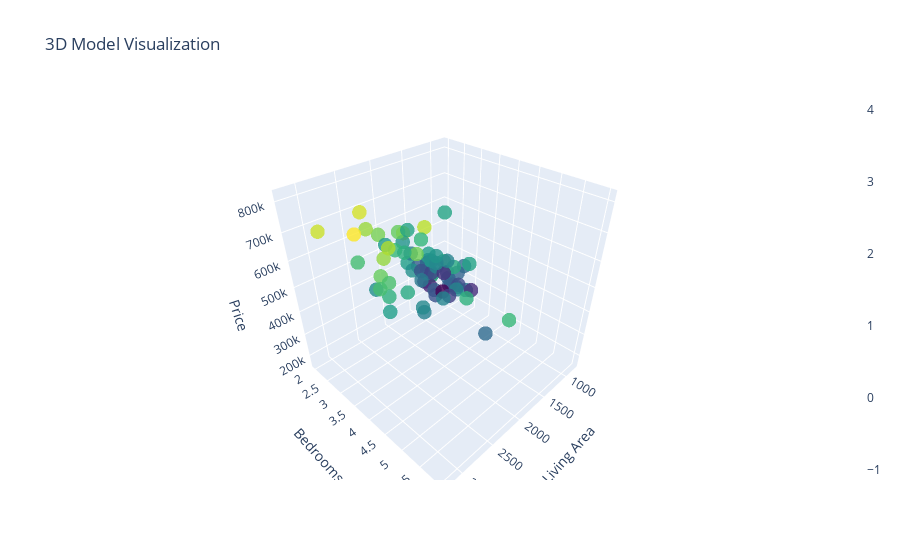

Notebook code cell kept with this figure:
### Code cell
visualize_model_3D(X1, X2, Y_train, bias, weights, 40)
